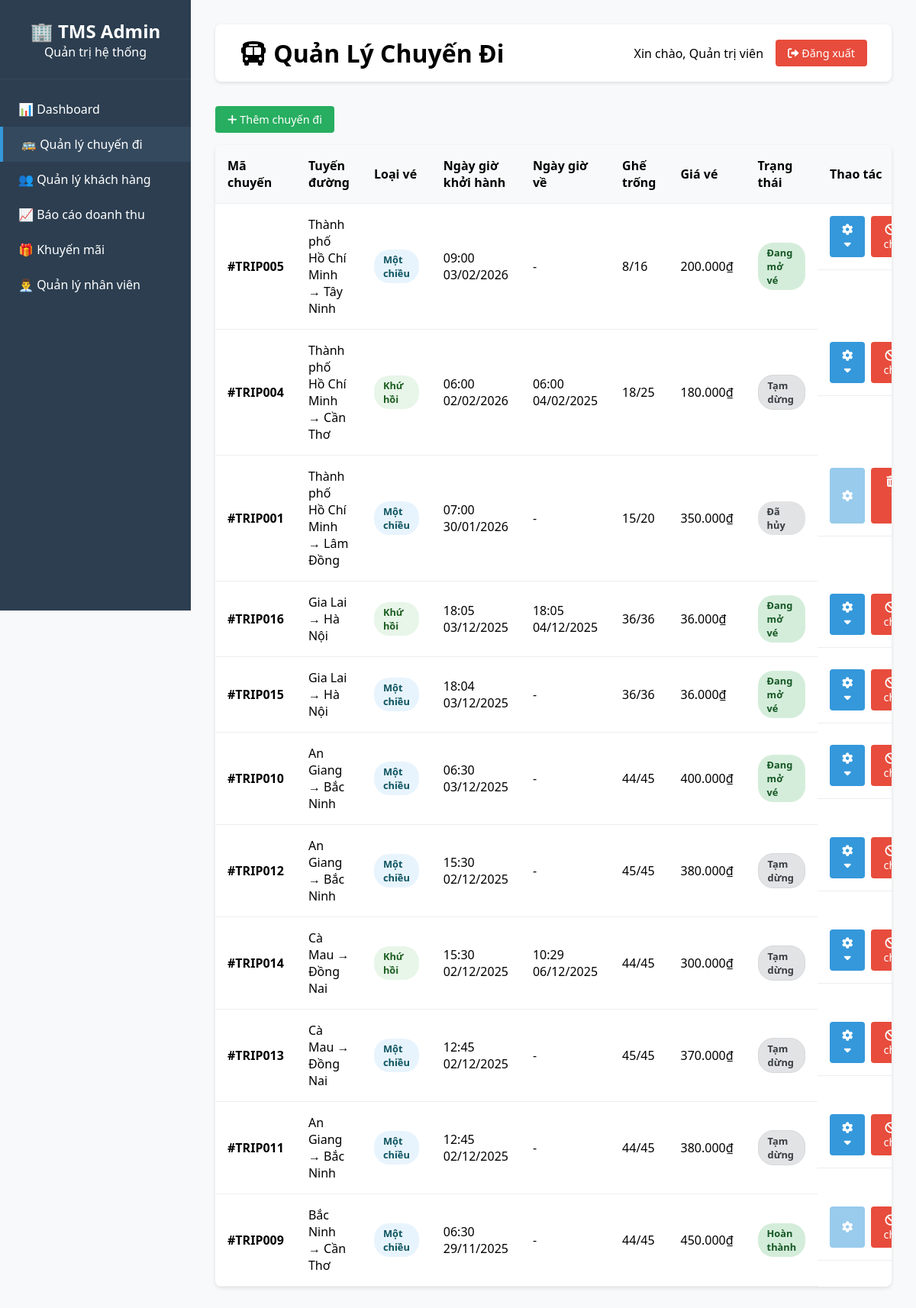
Before: /admin/manage_trip.php with the older database file.
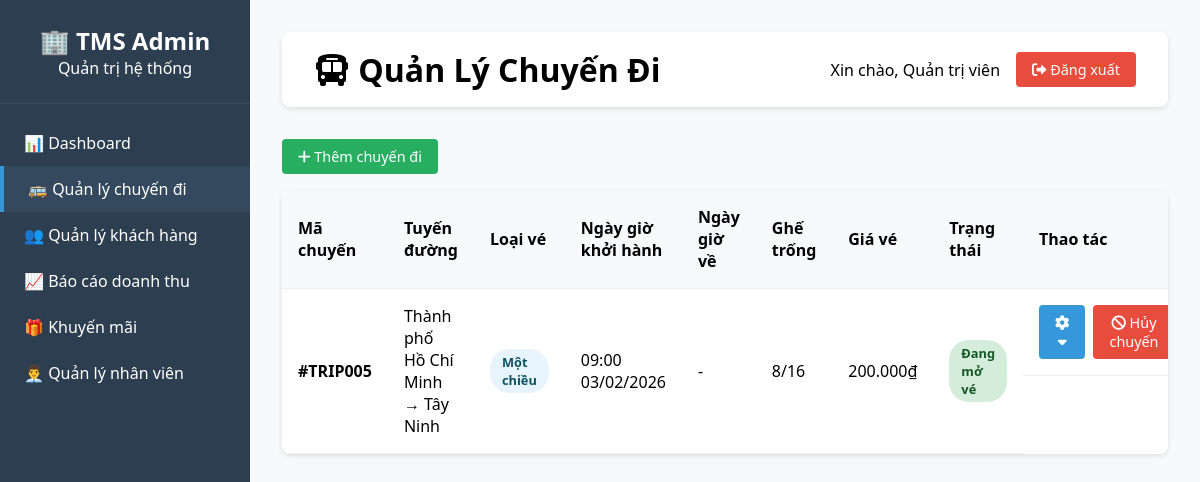
After: the same page with the newer database file.
### tables this page shows
CREATE TABLE `trips` (
  `id` int(11) NOT NULL,
  `departure_province_id` int(11) NOT NULL,
  `destination_province_id` int(11) NOT NULL,
  `departure_time` datetime NOT NULL,
  `price` decimal(10,2) NOT NULL,
  `available_seats` int(11) NOT NULL,
  `total_seats` int(11) NOT NULL,
  `status` enum('scheduled','ongoing','completed','cancelled','paused','full') NOT NULL DEFAULT 'scheduled',
  `ticket_type` enum('one_way','round_trip') DEFAULT 'one_way',
  `return_time` datetime DEFAULT NULL,
  `created_at` timestamp NOT NULL DEFAULT current_timestamp()
);

CREATE TABLE `provinces` (
  `id` int(11) NOT NULL,
  `province_name` varchar(100) NOT NULL,
  `status` enum('active','inactive') NOT NULL DEFAULT 'active',
  `created_at` timestamp NOT NULL DEFAULT current_timestamp()
);

### admin/manage_trip.php (the view, shortened to what the changed rows need)
<?php
require_once dirname(__DIR__) . '/includes/config.php';
$stmt = $pdo->query("
    SELECT t.*,
           dp.province_name as departure_province_name,
           dsp.province_name as destination_province_name
    FROM trips t
    JOIN provinces dp ON t.departure_province_id = dp.id
    JOIN provinces dsp ON t.destination_province_id = dsp.id
    ORDER BY t.departure_time DESC
");
$trips = $stmt->fetchAll();
foreach ($trips as $trip) {
    $current_time = date('Y-m-d H:i:s');
    if ($trip['status'] == 'paused' || $trip['status'] == 'cancelled') continue;
    if ($current_time > $trip['departure_time'] && $trip['status'] != 'completed') {
        $pdo->prepare("UPDATE trips SET status = 'completed' WHERE id = ?")->execute([$trip['id']]);
    } elseif ($trip['available_seats'] == 0 && $trip['status'] != 'full' && $trip['status'] != 'completed') {
        $pdo->prepare("UPDATE trips SET status = 'full' WHERE id = ?")->execute([$trip['id']]);
    }
}
$stmt = $pdo->query("
    SELECT t.*,
           dp.province_name as departure_province_name,
           dsp.province_name as destination_province_name
    FROM trips t
    JOIN provinces dp ON t.departure_province_id = dp.id
    JOIN provinces dsp ON t.destination_province_id = dsp.id
    ORDER BY t.departure_time DESC
");
$trips = $stmt->fetchAll();
?>
<!DOCTYPE html>
<html lang="vi">
<head>
    <link rel="stylesheet" href="https://cdnjs.cloudflare.com/ajax/libs/font-awesome/6.0.0/css/all.min.css">
</head>
<body>
    <?php include 'sidebar.php'; ?>
    <div class="main-content">
        <div class="header">
            <h1><i class="fas fa-bus"></i> Quản Lý Chuyến Đi</h1>
        </div>
        <div class="trips-table">
            <table>
                <thead>
                    <tr>
                        <th>Mã chuyến</th>
                        <th>Tuyến đường</th>
                        <th>Loại vé</th>
                        <th>Ngày giờ khởi hành</th>
                        <th>Ngày giờ về</th>
                        <th>Ghế trống</th>
                        <th>Giá vé</th>
                        <th>Trạng thái</th>
                        <th>Thao tác</th>
                    </tr>
                </thead>
                <tbody>
                    <?php if (empty($trips)): ?>
                        <tr>
                            <td colspan="9">
                                <div class="empty-state">
                                    <i class="fas fa-bus-slash"></i>
                                    <h3>Chưa có chuyến đi nào</h3>
                                    <p>Hãy thêm chuyến đi đầu tiên để bắt đầu</p>
                                </div>
                            </td>
                        </tr>
                    <?php else: ?>
                        <?php foreach ($trips as $trip): ?>
                            <tr>
                                <td><strong>#TRIP<?php echo str_pad($trip['id'], 3, '0', STR_PAD_LEFT); ?></strong></td>
                                <td><?php echo htmlspecialchars($trip['departure_province_name']); ?> → <?php echo htmlspecialchars($trip['destination_province_name']); ?></td>
                                <td>
                                    <span class="ticket-type-badge ticket-type-<?php echo $trip['ticket_type']; ?>">
                                        <?php
                                            if($trip['ticket_type'] == 'round-trip' || $trip['ticket_type'] == 'round_trip') echo 'Khứ hồi';
                                            else echo 'Một chiều';
                                        ?>
                                    </span>
                                </td>
                                <td><?php echo date('H:i d/m/Y', strtotime($trip['departure_time'])); ?></td>
                                <td>
                                    <?php
                                        $is_round_trip = ($trip['ticket_type'] == 'round-trip' || $trip['ticket_type'] == 'round_trip');
                                        if ($is_round_trip && $trip['return_time']):
                                            echo date('H:i d/m/Y', strtotime($trip['return_time']));
                                        else: echo '-'; endif;
                                    ?>
                                </td>
                                <td><?php echo $trip['available_seats']; ?>/<?php echo $trip['total_seats']; ?></td>
                                <td><?php echo number_format($trip['price'], 0, ',', '.'); ?>₫</td>
                                <td>
                                    <?php
                                    $status_label = $trip['status'];
                                    $css_class = '';
                                    if ($trip['status'] == 'scheduled') {
                                        $status_label = 'Đang mở vé';
                                        $css_class = 'status-scheduled';
                                    } elseif ($trip['status'] == 'paused') {
                                        $status_label = 'Tạm dừng';
                                        $css_class = 'status-paused';
                                    } elseif ($trip['status'] == 'full') {
                                        $status_label = 'Hết chỗ';
                                        $css_class = 'status-full';
                                    } elseif ($trip['status'] == 'cancelled') {
                                        $status_label = 'Đã hủy';
                                        $css_class = 'status-cancelled';
                                    } elseif ($trip['status'] == 'completed') {
                                        $status_label = 'Hoàn thành';
                                        $css_class = 'status-scheduled';
                                    }
                                    ?>
                                    <span class="status-badge <?php echo $css_class; ?>">
                                        <?php echo $status_label; ?>
                                    </span>
                                </td>
                                <td class="action-buttons">
                                    <?php if ($trip['status'] != 'cancelled' && $trip['status'] != 'completed'): ?>
                                        <div class="dropdown">
                                            <button class="btn btn-primary btn-sm">
                                                <i class="fas fa-cog"></i> <i class="fas fa-caret-down"></i>
                                            </button>
                                        </div>
                                    <?php else: ?>
                                        <button class="btn btn-primary btn-sm" disabled style="opacity: 0.5; cursor: not-allowed;">
                                            <i class="fas fa-cog"></i>
                                        </button>
                                    <?php endif; ?>
                                    <?php if ($trip['status'] == 'cancelled'): ?>
                                        <a href="manage_trip.php?action=delete&id=<?php echo $trip['id']; ?>"
                                           class="btn btn-danger btn-sm"
                                           onclick="return confirm('CẢNH BÁO: Hành động này sẽ XÓA VĨNH VIỄN chuyến đi khỏi cơ sở dữ liệu. Bạn có chắc không?')">
                                            <i class="fas fa-trash-alt"></i> Xóa vĩnh viễn
                                        </a>
                                    <?php else: ?>
                                        <a href="manage_trip.php?action=delete&id=<?php echo $trip['id']; ?>"
                                           class="btn btn-warning btn-sm" style="background-color: #e74c3c; color: white;"
                                           onclick="return confirm('Bạn có chắc muốn HỦY chuyến đi này? Trạng thái sẽ chuyển thành Đã Hủy.')">
                                            <i class="fas fa-ban"></i> Hủy chuyến
                                        </a>
                                    <?php endif; ?>
                                </td>
                            </tr>
                        <?php endforeach; ?>
                    <?php endif; ?>
                </tbody>
            </table>
        </div>
    </div>
</body>
</html>

Changed rows visible on the page:
removed trips: id "004", departure_province.province_name "Thành phố Hồ Chí Minh", destination_province.province_name "Cần Thơ", ticket_type "Khứ hồi", departure_time "06:00 02/02/2026", return_time "06:00 04/02/2025", available_seats "18", total_seats "25", price "180.000", status "Tạm dừng"
removed trips: id "001", departure_province.province_name "Thành phố Hồ Chí Minh", destination_province.province_name "Lâm Đồng", ticket_type "Một chiều", departure_time "07:00 30/01/2026", available_seats "15", total_seats "20", price "350.000", status "Đã hủy"
removed trips: id "016", departure_province.province_name "Gia Lai", destination_province.province_name "Hà Nội", ticket_type "Khứ hồi", departure_time "18:05 03/12/2025", return_time "18:05 04/12/2025", available_seats "36", total_seats "36", price "36.000", status "Đang mở vé"
removed trips: id "015", departure_province.province_name "Gia Lai", destination_province.province_name "Hà Nội", ticket_type "Một chiều", departure_time "18:04 03/12/2025", available_seats "36", total_seats "36", price "36.000", status "Đang mở vé"
removed trips: id "010", departure_province.province_name "An Giang", destination_province.province_name "Bắc Ninh", ticket_type "Một chiều", departure_time "06:30 03/12/2025", available_seats "44", total_seats "45", price "400.000", status "Đang mở vé"
removed trips: id "012", departure_province.province_name "An Giang", destination_province.province_name "Bắc Ninh", ticket_type "Một chiều", departure_time "15:30 02/12/2025", available_seats "45", total_seats "45", price "380.000", status "Tạm dừng"
removed trips: id "014", departure_province.province_name "Cà Mau", destination_province.province_name "Đồng Nai", ticket_type "Khứ hồi", departure_time "15:30 02/12/2025", return_time "10:29 06/12/2025", available_seats "44", total_seats "45", price "300.000", status "Tạm dừng"
removed trips: id "013", departure_province.province_name "Cà Mau", destination_province.province_name "Đồng Nai", ticket_type "Một chiều", departure_time "12:45 02/12/2025", available_seats "45", total_seats "45", price "370.000", status "Tạm dừng"
removed trips: id "011", departure_province.province_name "An Giang", destination_province.province_name "Bắc Ninh", ticket_type "Một chiều", departure_time "12:45 02/12/2025", available_seats "44", total_seats "45", price "380.000", status "Tạm dừng"
removed trips: id "009", departure_province.province_name "Bắc Ninh", destination_province.province_name "Cần Thơ", ticket_type "Một chiều", departure_time "06:30 29/11/2025", available_seats "44", total_seats "45", price "450.000", status "Hoàn thành"
